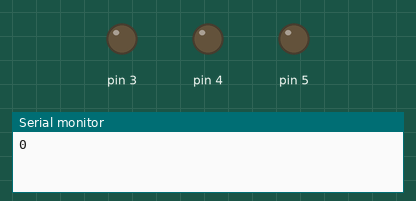
Bench run of a sketch on a simulated Arduino Uno, built with avr-gcc and run on an emulated ATmega328P. Shown: output pins drawn as LEDs (lit = HIGH), the last lines printed to the serial monitor.

Above: at 0.1 s.
At 4.6 s:
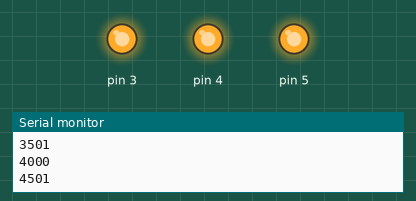
At 9.6 s:
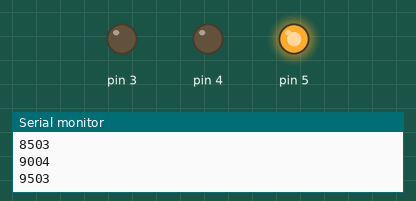
At 19.6 s:
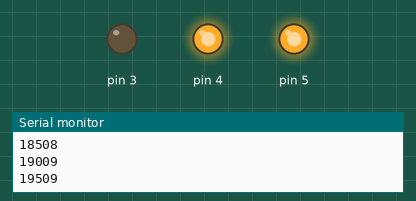
At 28.6 s:
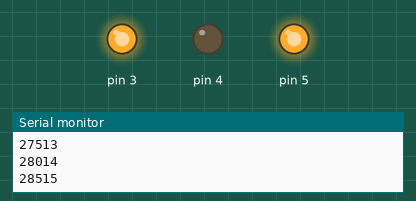
At 39.1 s:
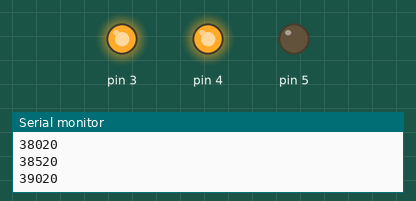
Timing chart, 0 to 40.0 s (numbered marks = the images above):
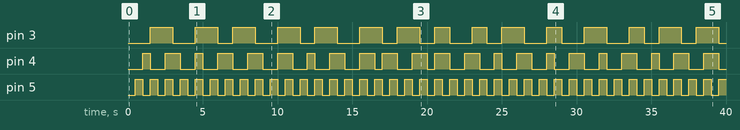

The sketch:

millis_n_led.ino
```cpp
#include <stdarg.h>

void debug_print(char *fmt, ... ){
        char buf[128]; // resulting string limited to 128 chars
        va_list args;
        va_start (args, fmt );
        vsnprintf(buf, 128, fmt, args);
        va_end (args);
        Serial.print(buf);
}


class Led {

  public:
      int _index;
      long _dt;
      long _t;

      Led() {
        _index = 0;
        _dt = 0;
        _t = 0;
      }

      void initialize(int index, long dt) {
        _index = index;
        _dt = dt;
        pinMode(_index, OUTPUT);
      }

      void on() {
        digitalWrite(_index, HIGH);
      }

      void off() {
        digitalWrite(_index, LOW);
      }

      bool isOn() {
        bool value = false;
        if (digitalRead(_index) == HIGH) {
          value = true;
        }
        return value;
      }

      void toggle() {
        if (isOn()) {
          off();
        }
        else {
          on();
        }
      }

      void tick(long t) {
        // verifichiamo se e' passato abbastanza tempo
        // da dover aggiornare lo stato del led
        if (t - _t > _dt) {
           _t = t;
          toggle();
        }
      }
};


Led ledA = Led();
Led ledB = Led();
Led ledC = Led();

void setup() {
  Serial.begin(9600);
  ledA.initialize(3, 1000);
  ledB.initialize(5, 100);
  ledC.initialize(4, 500);
}

void loop() {

  long now = millis();
  Serial.print(now);
  Serial.print("\n");
  ledA.tick(now);
  ledB.tick(now);
  ledC.tick(now);

  //debug_print("led %d: %s\n", ledA._index, ledA.isOn() ? "ON" : "OFF");
  //debug_print("led %d: %s\n", ledB._index, ledB.isOn() ? "ON" : "OFF");
  //debug_print("led %d: %s\n", ledC._index, ledC.isOn() ? "ON" : "OFF");

  delay(500);
}
```

Measured:
- by itself, pin 3: LOW → HIGH at 1.5 s, → LOW 1.5 s later, → HIGH 1.5 s later, → LOW 1.5 s later, … (30 changes in this stretch)
- by itself, pin 4: LOW → HIGH at 1.0 s, → LOW 0.50 s later, → HIGH 1.0 s later, → LOW 1.0 s later, … (44 changes in this stretch)
- by itself, pin 5: alternates HIGH for 0.50 s and LOW for 0.50 s
